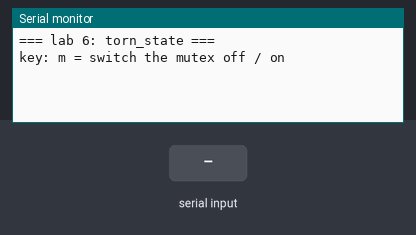
A sketch run on a simulated ESP32. Parts: the last lines printed to the serial monitor. The test bench sets the inputs (shaded band).

Above: at 1.4 s.
1.5 s: "m" received over Serial
At 2.8 s:
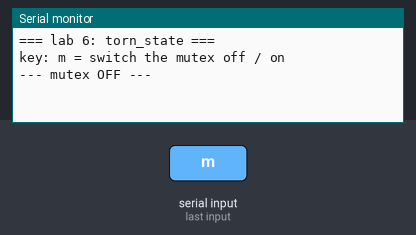
4.5 s: "m" received over Serial
At 5.7 s:
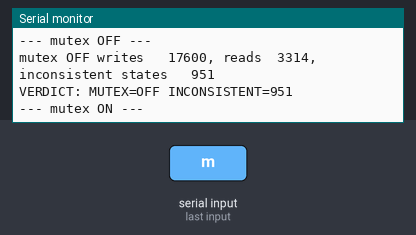
7.5 s: "m" received over Serial
At 10.3 s:
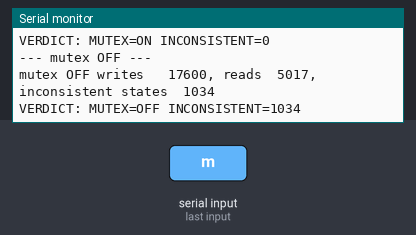
Timing chart, 0 to 11.8 s (numbered marks = the images above; inputs shaded):
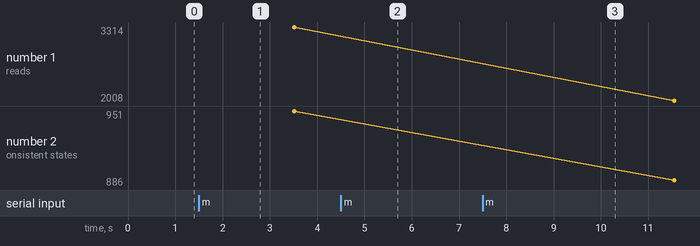

The sketch:

torn_state.ino
```cpp
// torn_state - a state shared by two tasks, with and without a mutex
//
// The state has two fields that must always be equal: x and y.
//
//   writer  priority 2, runs continuously: x = n, some computation, y = n
//   reader  priority 3, periodic (T = 1 ms): copies the state and checks x == y
//
// The reader has the higher priority: when it is released, it preempts the
// writer. Without a mutex it sometimes catches the writer between the two
// writes and copies a half-written state (new x, old y): an inconsistent
// state. With a mutex the reader cannot copy the state while the writer is
// changing it: it blocks in xSemaphoreTake until the writer gives the mutex
// back.
//
// The mutex is held as briefly as possible: only while the fields are written
// or copied. The reader then works on its local copy, without the mutex.
//
//   m  switch the mutex off / on (on at start)
//
// Every 2 s: how many writes, how many reads and how many inconsistent states.
// The first report after each key ends with the verdict line.

// ---- EXPERIMENT KNOBS ----
const uint32_t kWriteGapUs = 50;     // computation between the two writes
const uint32_t kReaderPeriodMs = 1;
const uint32_t kReportMs = 2000;
const UBaseType_t kWriterPrio = 2;
const UBaseType_t kReaderPrio = 3;

struct State {
    uint32_t x;
    uint32_t y;
};

static struct State g_state = {0, 0};
static SemaphoreHandle_t g_mutex = NULL;
static volatile bool g_use_mutex = true;

static volatile uint32_t g_writes = 0;
static volatile uint32_t g_reads = 0;
static volatile uint32_t g_inconsistent = 0;

static void busy_us(uint32_t us) {
    uint32_t start = micros();
    while (micros() - start < us) {
    }
}

static void writer_task(void* arg) {
    (void)arg;  // not used
    uint32_t n = 0;
    for (;;) {
        n = n + 1;
        bool use = g_use_mutex;  // the same decision for take and give
        if (use) xSemaphoreTake(g_mutex, portMAX_DELAY);
        g_state.x = n;
        busy_us(kWriteGapUs);  // between the two writes the state is inconsistent
        g_state.y = n;
        if (use) xSemaphoreGive(g_mutex);
        g_writes = g_writes + 1;

        // Give up the CPU now and then, so that the lower-priority tasks
        // (loop(), the idle task) run too.
        if (n % 20 == 0) vTaskDelay(1);
    }
}

static void reader_task(void* arg) {
    (void)arg;  // not used
    TickType_t last = xTaskGetTickCount();
    for (;;) {
        bool use = g_use_mutex;
        if (use) xSemaphoreTake(g_mutex, portMAX_DELAY);
        struct State copy = g_state;  // inside the mutex we only copy the state...
        if (use) xSemaphoreGive(g_mutex);

        // ...and we work on the copy after giving the mutex back
        g_reads = g_reads + 1;
        if (copy.x != copy.y) g_inconsistent = g_inconsistent + 1;
        xTaskDelayUntil(&last, pdMS_TO_TICKS(kReaderPeriodMs));
    }
}

void setup() {
    Serial.begin(115200);
    Serial.setTxTimeoutMs(0);
    uint32_t t = millis();
    while (!Serial && millis() - t < 3000) delay(10);
    delay(200);
    Serial.println();
    Serial.println("=== lab 6: torn_state ===");
    Serial.println("key: m = switch the mutex off / on");

    g_mutex = xSemaphoreCreateMutex();  // before the tasks that use it

    // function, name, stack in bytes, argument, priority, handle
    xTaskCreate(writer_task, "writer", 4096, NULL, kWriterPrio, NULL);
    xTaskCreate(reader_task, "reader", 4096, NULL, kReaderPrio, NULL);
}

void loop() {
    static uint32_t last_report = millis();
    static bool verdict_due = false;

    while (Serial.available() > 0) {
        if (Serial.read() == 'm') {
            g_use_mutex = !g_use_mutex;
            Serial.printf("\n--- mutex %s ---\n", g_use_mutex ? "ON" : "OFF");
            // count again, so that the next report is only about the new mode
            last_report = millis();
            g_writes = 0;
            g_reads = 0;
            g_inconsistent = 0;
            verdict_due = true;
        }
    }

    if (millis() - last_report >= kReportMs) {
        last_report = millis();
        uint32_t inconsistent = g_inconsistent;
        Serial.printf("mutex %-3s writes %7lu, reads %5lu, inconsistent states %5lu\n", g_use_mutex ? "ON" : "OFF",
                      (unsigned long)g_writes, (unsigned long)g_reads, (unsigned long)inconsistent);
        if (verdict_due) {
            Serial.printf("VERDICT: MUTEX=%s INCONSISTENT=%lu\n", g_use_mutex ? "ON" : "OFF",
                          (unsigned long)inconsistent);
            verdict_due = false;
        }
        g_writes = 0;
        g_reads = 0;
        g_inconsistent = 0;
    }
    delay(50);
}
```

Measured:
- after the input at 1.5 s, the serial monitor: prints a new line at once (image 1)
- after the input at 4.5 s, the serial monitor: prints a new line at once (image 2)
- after the input at 7.5 s, the serial monitor: prints a new line at once (image 3)
- plotted number 1: 3314 → 2008 after the input at 7.5 s
- plotted number 2: 951 → 886 after the input at 7.5 s
